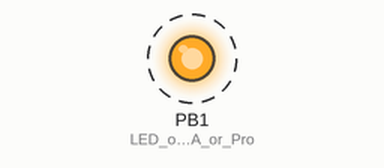
A sketch run on a simulated ATtiny85, built with avr-gcc and run on an emulated ATtiny85. Shown: output pins drawn as LEDs (lit = HIGH). Dashed ring = blinking. What the sketch prints to the serial monitor is not drawn.

Above: at 0.5 s.
Timing chart, 0 to 4.6 s (numbered marks = the images above):
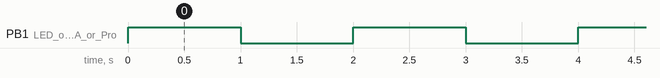

Measured:
- by itself, PB1 (LED_on_Model_A_or_Pro): alternates HIGH for 1.0 s and LOW for 1.0 s

The sketch:

Arduino_DigiSparkATtiny85.ino
```cpp
void setup() {
  Serial.begin(9600);
  pinMode(1, OUTPUT); //LED on Model A or Pro
}
void loop() {
  digitalWrite(1, HIGH);
  delay(1000); // wait for a second
  digitalWrite(1, LOW);
  delay(1000); // wait for a second
  Serial.println("Hello world");
}
```
